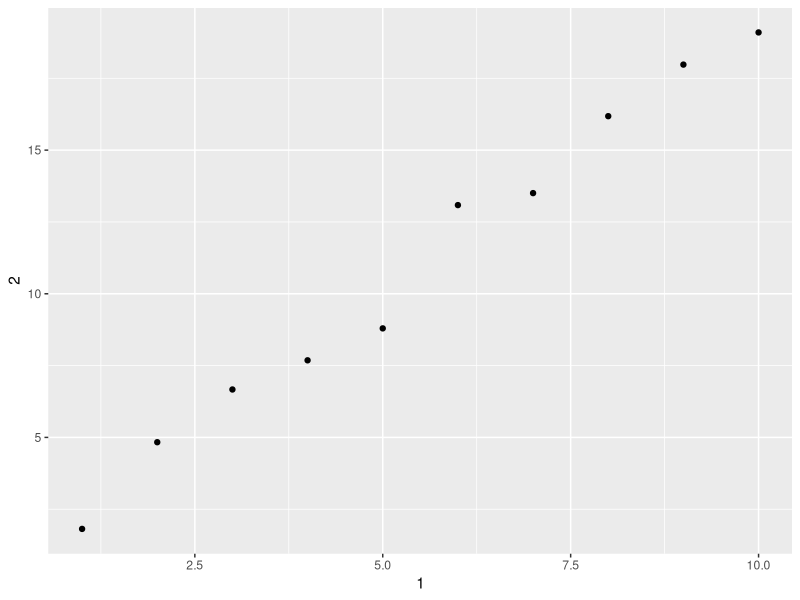

Write R code to recreate this figure.
## ---- chunk 1
knitr::opts_chunk$set(echo = TRUE)
library(tidyverse)
## ---- chunk 2

class(iris)

class(as_tibble(iris))


## ---- chunk 3
df <- data.frame(abc = 1, xyz = "a")

#1.a
df$x

#1.b
df[, "xyz"]

#1.c
df[,c("abc", "xyz")]

df <- tibble(abc = 1, xyz = "a")

#2.a
df$x

#2.b
df[, "xyz"]

#2.c
df[,c("abc", "xyz")]
## ---- chunk 4

annoying <- tibble(
  `1` = 1:10,
  `2` = `1` * 2 + rnorm(length(`1`))
)


#1
annoying[["1"]] #or
annoying$`1`

#2
ggplot(annoying, mapping = aes(x =`1`, y=`2`)) + geom_point()


#3

mutate(annoying, `3` = `2`/`1`) #or
annoying[["3"]] <- annoying[["2"]] / annoying[["1"]]


#4
annoying <- rename(annoying, one = `1`, two = `2`, three = `3`)

## ---- chunk 5

enframe(c(a = 5, b = 7))

